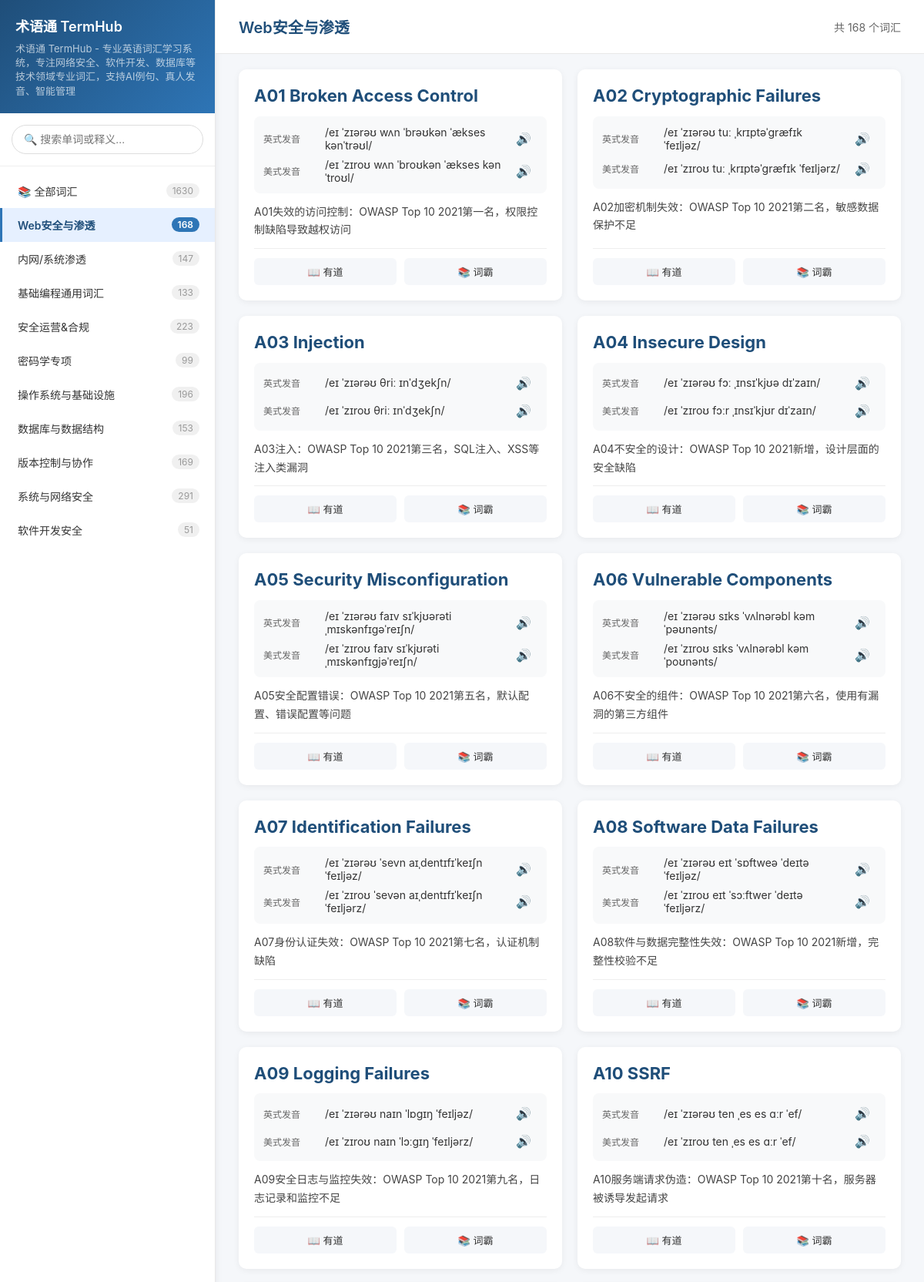
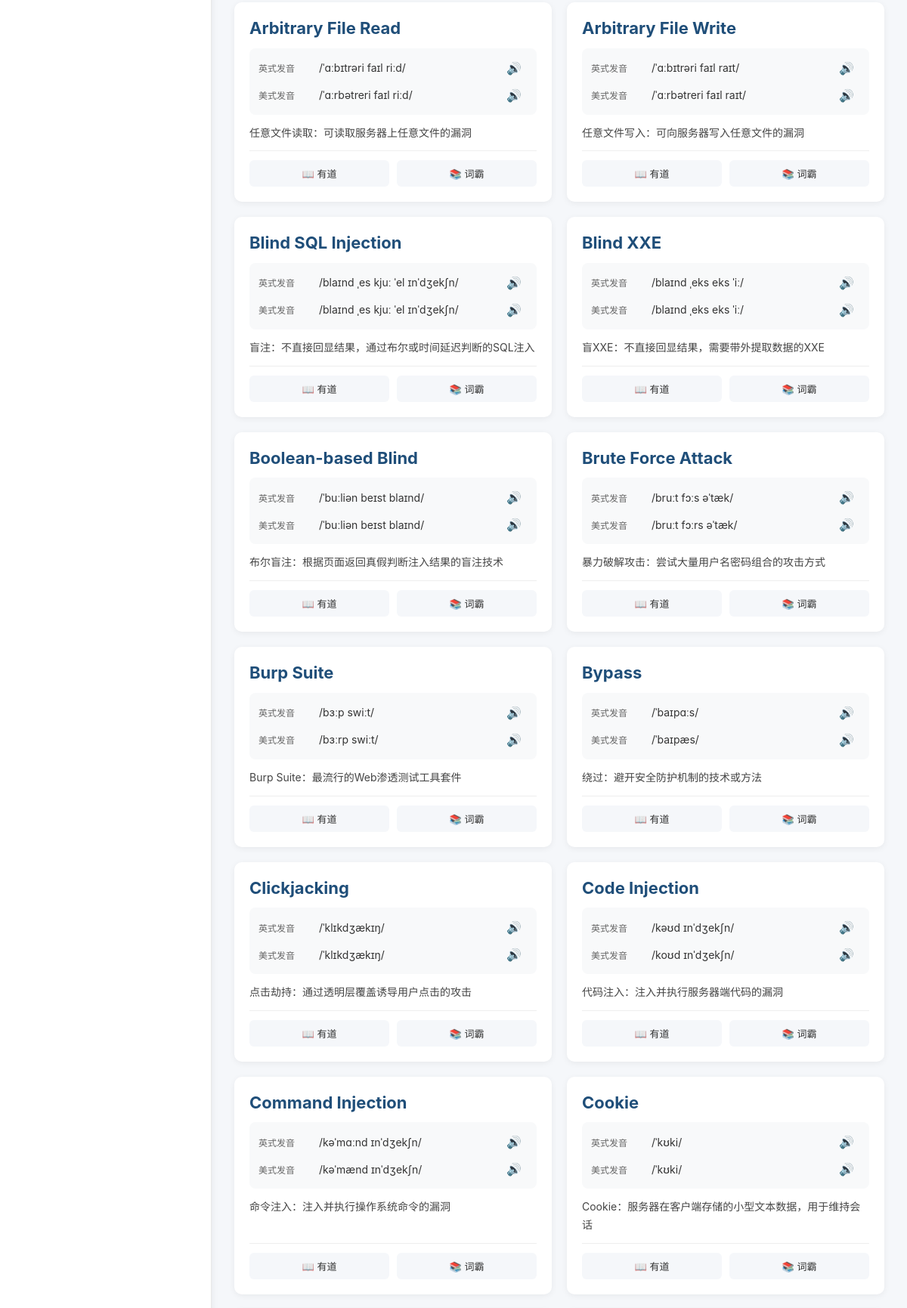
The page / (upper part) on the database its author committed (2 pictures, top to bottom).
### tables this page shows
CREATE TABLE site_settings (
            id INTEGER PRIMARY KEY AUTOINCREMENT,
            site_name TEXT DEFAULT '网络安全专业英语词汇',
            site_description TEXT DEFAULT '网络安全专业英语词汇学习网站，包含15个分类，共1630个专业词汇',
            site_keywords TEXT DEFAULT '网络安全,英语词汇,渗透测试,编程学习',
            site_copyright TEXT DEFAULT '© 2024 网络安全词汇学习',
            site_icp TEXT DEFAULT '',
            updated_at TIMESTAMP DEFAULT CURRENT_TIMESTAMP
        );

CREATE TABLE categories (
            id INTEGER PRIMARY KEY AUTOINCREMENT,
            name TEXT UNIQUE NOT NULL,
            created_at TIMESTAMP DEFAULT CURRENT_TIMESTAMP
        );

CREATE TABLE "vocabulary" (
            id INTEGER PRIMARY KEY AUTOINCREMENT,
            category_id INTEGER NOT NULL,
            english_word TEXT NOT NULL,
            british_phonetic TEXT,
            american_phonetic TEXT,
            chinese_definition TEXT,
            created_at TIMESTAMP DEFAULT CURRENT_TIMESTAMP,
            FOREIGN KEY (category_id) REFERENCES categories(id)
        );

### app.py (the view)
@app.route('/')
def index():
    conn = get_db()
    cursor = conn.execute("SELECT id, name FROM categories ORDER BY name")
    categories = [dict(row) for row in cursor.fetchall()]
    category_counts = {}
    for cat in categories:
        cursor = conn.execute("SELECT COUNT(*) as count FROM vocabulary WHERE category_id = ?", (cat['id'],))
        category_counts[cat['name']] = cursor.fetchone()['count']
    cursor = conn.execute("SELECT COUNT(*) as count FROM vocabulary")
    total_count = cursor.fetchone()['count']
    default_category = categories[0]['name'] if categories else ''
    if categories:
        cursor = conn.execute("""
            SELECT v.*, c.name as Category
            FROM vocabulary v
            JOIN categories c ON v.category_id = c.id
            WHERE c.name = ?
            ORDER BY v.id
        """, (default_category,))
        words = [dict(row) for row in cursor.fetchall()]
    else:
        words = []
    site_settings = conn.execute('SELECT * FROM site_settings WHERE id = 1').fetchone()
    conn.close()
    return render_template('index.html',
                          categories=[cat['name'] for cat in categories],
                          category_counts=category_counts,
                          default_category=default_category,
                          words=words,
                          total_count=total_count,
                          is_logged_in=is_logged_in(),
                          site_settings=site_settings)

### app.py (called while the page is built)
def get_db():
    conn = sqlite3.connect(DB_PATH)
    conn.row_factory = sqlite3.Row
    return conn

def is_logged_in():
    return 'username' in session

### templates/index.html (shortened to what this page needs)
<!DOCTYPE html>
<html lang="zh-CN">
<head>
</head>
<body>
    <div class="container">
        <div class="sidebar">
            <div class="sidebar-header">
                <h1>{% if site_settings %}{{ site_settings.site_name }}{% else %}🔐 网络安全词汇{% endif %}</h1>
                {% if site_settings and site_settings.site_description %}
                <p style="font-size: 13px; color: rgba(255,255,255,0.75); margin-top: 3px; line-height: 1.4;">{{ site_settings.site_description }}</p>
                {% else %}
                <p>共 {{ total_count }} 个专业词汇</p>
                {% endif %}
            </div>
            <div class="search-box">
                <input type="text" id="searchInput" placeholder="🔍 搜索单词或释义...">
            </div>
            <div class="category-list" id="categoryList">
                <div class="category-item" data-category="all" onclick="loadCategory('all')">
                    <span class="category-name">📚 全部词汇</span>
                    <span class="category-count">{{ total_count }}</span>
                </div>
                {% for category in categories %}
                <div class="category-item {% if category == default_category %}active{% endif %}"
                     data-category="{{ category }}"
                     onclick="loadCategory('{{ category }}')">
                    <span class="category-name">{{ category }}</span>
                    <span class="category-count">{{ category_counts[category] }}</span>
                </div>
                {% endfor %}
            </div>
        </div>
        <div class="main-content">
            <div class="main-header">
                <div class="main-title" id="currentCategory">{{ default_category }}</div>
                <div class="main-stats" id="wordCount">共 {{ words|length }} 个词汇</div>
            </div>
            <div class="word-grid" id="wordGrid">
                {% for word in words %}
                <div class="word-card">
                    <div class="word-card-header {% if default_category == '全部词汇' or default_category == 'all' %}has-category{% endif %}">
                        <div class="word-english">{{ word.english_word }}</div>
                    </div>
                    <div class="word-phonetics">
                        <div class="phonetic-row">
                            <span class="phonetic-label">英式发音</span>
                            <span class="phonetic-text">{{ word.british_phonetic }}</span>
                            <span class="word-speak" onclick="speak('{{ word.english_word }}', 'british', this)" title="点击朗读">🔊</span>
                        </div>
                        <div class="phonetic-row">
                            <span class="phonetic-label">美式发音</span>
                            <span class="phonetic-text">{{ word.american_phonetic }}</span>
                            <span class="word-speak" onclick="speak('{{ word.english_word }}', 'american', this)" title="点击朗读">🔊</span>
                        </div>
                    </div>
                    <div class="word-definition">{{ word.chinese_definition }}</div>
                    <div class="word-actions">
                        <a class="word-btn" href="https://dict.youdao.com/w/{{ word.english_word }}" target="_blank">📖 有道</a>
                        <a class="word-btn" href="https://www.iciba.com/word?w={{ word.english_word }}" target="_blank">📚 词霸</a>
                    </div>
                </div>
                {% endfor %}
            </div>
        </div>
    </div>
    <div id="toast" class="toast"></div>
</body>
</html>

### templates/index.html (style rules this page uses)
* { margin: 0; padding: 0; box-sizing: border-box; }
body { font-family: -apple-system, BlinkMacSystemFont, "Segoe UI", Roboto, "Helvetica Neue", Arial, sans-serif; background: #f5f7fa; color: #333; height: 100vh; overflow: hidden; }
.container { display: flex; height: 100vh; }
.sidebar { width: 280px; background: #fff; border-right: 1px solid #e8e8e8; display: flex; flex-direction: column; box-shadow: 2px 0 8px rgba(0,0,0,0.05); }
.sidebar-header { padding: 20px; background: linear-gradient(135deg, #1F4E79 0%, #2E75B6 100%); color: white; }
.sidebar-header h1 { font-size: 18px; font-weight: 600; margin-bottom: 8px; }
.sidebar-header p { font-size: 12px; opacity: 0.9; }
.search-box { padding: 15px; border-bottom: 1px solid #eee; }
.search-box input { width: 100%; padding: 10px 15px; border: 1px solid #ddd; border-radius: 20px; font-size: 14px; outline: none; transition: border-color 0.3s; }
.category-list { flex: 1; overflow-y: auto; padding: 10px 0; }
.category-item { padding: 12px 20px; cursor: pointer; transition: all 0.2s; display: flex; justify-content: space-between; align-items: center; border-left: 3px solid transparent; }
.category-item.active { background: #e6f0ff; border-left-color: #2E75B6; color: #1F4E79; font-weight: 600; }
.category-name { font-size: 14px; }
.category-count { font-size: 12px; color: #999; background: #f0f0f0; padding: 2px 8px; border-radius: 10px; }
.category-item.active .category-count { background: #2E75B6; color: white; }
.main-content { flex: 1; display: flex; flex-direction: column; overflow: hidden; }
.main-header { padding: 20px 30px; background: #fff; border-bottom: 1px solid #e8e8e8; display: flex; justify-content: space-between; align-items: center; }
.main-title { font-size: 20px; font-weight: 600; color: #1F4E79; }
.main-stats { font-size: 14px; color: #666; }
.word-grid { flex: 1; overflow-y: auto; padding: 20px 30px; display: grid; grid-template-columns: repeat(auto-fill, minmax(300px, 1fr)); gap: 20px; align-content: start; }
.word-card { background: #fff; border-radius: 10px; padding: 20px; box-shadow: 0 2px 8px rgba(0,0,0,0.06); display: flex; flex-direction: column; transition: box-shadow 0.3s; }
.word-card-header { position: relative; margin-bottom: 12px; }
.word-english { font-size: 22px; font-weight: 700; color: #1F4E79; line-height: 1.3; }
.word-phonetics { background: #f8f9fa; padding: 12px; border-radius: 8px; margin-bottom: 12px; display: flex; flex-direction: column; gap: 8px; }
.phonetic-row { display: flex; align-items: center; gap: 10px; }
.phonetic-label { font-size: 12px; color: #666; min-width: 70px; }
.phonetic-text { font-size: 14px; color: #333; flex: 1; }
.word-speak { cursor: pointer; font-size: 16px; padding: 4px 8px; border-radius: 4px; transition: background 0.2s; user-select: none; }
.word-definition { font-size: 14px; line-height: 1.7; color: #444; margin-bottom: 12px; }
.word-actions { display: flex; gap: 10px; margin-top: auto; padding-top: 12px; border-top: 1px solid #eee; }
.word-btn { flex: 1; padding: 8px 12px; text-align: center; background: #f5f7fa; color: #333; text-decoration: none; border-radius: 6px; font-size: 13px; transition: all 0.2s; border: none; cursor: pointer; }
.toast { position: fixed; top: 20px; right: 20px; padding: 12px 20px; border-radius: 8px; color: white; z-index: 2000; transform: translateX(120%); transition: transform 0.3s; }

### rows shown on the page
site_settings: site_name "术语通 TermHub", site_description "术语通 TermHub - 专业英语词汇学习系统，专注网络安全、软件开发、数据库等技术领域专业词汇，支持AI例句、真人发音、智能管理"
categories: name "Web安全与渗透", name "168"
categories: name "内网/系统渗透", name "147"
categories: name "基础编程通用词汇", name "133"
categories: name "安全运营&合规", name "223"
categories: name "密码学专项", name "99"
categories: name "操作系统与基础设施", name "196"
categories: name "数据库与数据结构", name "153"
categories: name "版本控制与协作", name "169"
categories: name "系统与网络安全", name "291"
categories: name "软件开发安全", name "51"
vocabulary: english_word "A01 Broken Access Control", british_phonetic "/eɪ ˈzɪərəʊ wʌn ˈbrəʊkən ˈækses kənˈtrəʊl/", american_phonetic "/eɪ ˈzɪroʊ wʌn ˈbroʊkən ˈækses kənˈtroʊl/", chinese_definition "A01失效的访问控制：OWASP Top 10 2021第一名，权限控制缺陷导致越权访问"
vocabulary: english_word "A02 Cryptographic Failures", british_phonetic "/eɪ ˈzɪərəʊ tuː ˌkrɪptəˈɡræfɪk ˈfeɪljəz/", american_phonetic "/eɪ ˈzɪroʊ tuː ˌkrɪptəˈɡræfɪk ˈfeɪljərz/", chinese_definition "A02加密机制失效：OWASP Top 10 2021第二名，敏感数据保护不足"
vocabulary: english_word "A03 Injection", british_phonetic "/eɪ ˈzɪərəʊ θriː ɪnˈdʒekʃn/", american_phonetic "/eɪ ˈzɪroʊ θriː ɪnˈdʒekʃn/", chinese_definition "A03注入：OWASP Top 10 2021第三名，SQL注入、XSS等注入类漏洞"
vocabulary: english_word "A04 Insecure Design", british_phonetic "/eɪ ˈzɪərəʊ fɔː ˌɪnsɪˈkjʊə dɪˈzaɪn/", american_phonetic "/eɪ ˈzɪroʊ fɔːr ˌɪnsɪˈkjʊr dɪˈzaɪn/", chinese_definition "A04不安全的设计：OWASP Top 10 2021新增，设计层面的安全缺陷"
vocabulary: english_word "A05 Security Misconfiguration", british_phonetic "/eɪ ˈzɪərəʊ faɪv sɪˈkjʊərəti ˌmɪskənfɪɡəˈreɪʃn/", american_phonetic "/eɪ ˈzɪroʊ faɪv sɪˈkjʊrəti ˌmɪskənfɪɡjəˈreɪʃn/", chinese_definition "A05安全配置错误：OWASP Top 10 2021第五名，默认配置、错误配置等问题"
vocabulary: english_word "A06 Vulnerable Components", british_phonetic "/eɪ ˈzɪərəʊ sɪks ˈvʌlnərəbl kəmˈpəʊnənts/", american_phonetic "/eɪ ˈzɪroʊ sɪks ˈvʌlnərəbl kəmˈpoʊnənts/", chinese_definition "A06不安全的组件：OWASP Top 10 2021第六名，使用有漏洞的第三方组件"
vocabulary: english_word "A07 Identification Failures", british_phonetic "/eɪ ˈzɪərəʊ ˈsevn aɪˌdentɪfɪˈkeɪʃn ˈfeɪljəz/", american_phonetic "/eɪ ˈzɪroʊ ˈsevən aɪˌdentɪfɪˈkeɪʃn ˈfeɪljərz/", chinese_definition "A07身份认证失效：OWASP Top 10 2021第七名，认证机制缺陷"
vocabulary: english_word "A08 Software Data Failures", british_phonetic "/eɪ ˈzɪərəʊ eɪt ˈsɒftweə ˈdeɪtə ˈfeɪljəz/", american_phonetic "/eɪ ˈzɪroʊ eɪt ˈsɔːftwer ˈdeɪtə ˈfeɪljərz/", chinese_definition "A08软件与数据完整性失效：OWASP Top 10 2021新增，完整性校验不足"
vocabulary: english_word "A09 Logging Failures", british_phonetic "/eɪ ˈzɪərəʊ naɪn ˈlɒɡɪŋ ˈfeɪljəz/", american_phonetic "/eɪ ˈzɪroʊ naɪn ˈlɔːɡɪŋ ˈfeɪljərz/", chinese_definition "A09安全日志与监控失效：OWASP Top 10 2021第九名，日志记录和监控不足"
vocabulary: english_word "A10 SSRF", british_phonetic "/eɪ ˈzɪərəʊ ten ˌes es ɑːr ˈef/", american_phonetic "/eɪ ˈzɪroʊ ten ˌes es ɑːr ˈef/", chinese_definition "A10服务端请求伪造：OWASP Top 10 2021第十名，服务器被诱导发起请求"
vocabulary: english_word "Arbitrary File Read", british_phonetic "/ˈɑːbɪtrəri faɪl riːd/", american_phonetic "/ˈɑːrbətreri faɪl riːd/", chinese_definition "任意文件读取：可读取服务器上任意文件的漏洞"
vocabulary: english_word "Arbitrary File Write", british_phonetic "/ˈɑːbɪtrəri faɪl raɪt/", american_phonetic "/ˈɑːrbətreri faɪl raɪt/", chinese_definition "任意文件写入：可向服务器写入任意文件的漏洞"
vocabulary: english_word "Blind SQL Injection", british_phonetic "/blaɪnd ˌes kjuː ˈel ɪnˈdʒekʃn/", american_phonetic "/blaɪnd ˌes kjuː ˈel ɪnˈdʒekʃn/", chinese_definition "盲注：不直接回显结果，通过布尔或时间延迟判断的SQL注入"
vocabulary: english_word "Blind XXE", british_phonetic "/blaɪnd ˌeks eks ˈiː/", american_phonetic "/blaɪnd ˌeks eks ˈiː/", chinese_definition "盲XXE：不直接回显结果，需要带外提取数据的XXE"
vocabulary: english_word "Boolean-based Blind", british_phonetic "/ˈbuːliən beɪst blaɪnd/", american_phonetic "/ˈbuːliən beɪst blaɪnd/", chinese_definition "布尔盲注：根据页面返回真假判断注入结果的盲注技术"
vocabulary: english_word "Brute Force Attack", british_phonetic "/bruːt fɔːs əˈtæk/", american_phonetic "/bruːt fɔːrs əˈtæk/", chinese_definition "暴力破解攻击：尝试大量用户名密码组合的攻击方式"
vocabulary: english_word "Burp Suite", british_phonetic "/bɜːp swiːt/", american_phonetic "/bɜːrp swiːt/", chinese_definition "Burp Suite：最流行的Web渗透测试工具套件"
vocabulary: english_word "Bypass", british_phonetic "/ˈbaɪpɑːs/", american_phonetic "/ˈbaɪpæs/", chinese_definition "绕过：避开安全防护机制的技术或方法"
vocabulary: english_word "Clickjacking", british_phonetic "/ˈklɪkdʒækɪŋ/", american_phonetic "/ˈklɪkdʒækɪŋ/", chinese_definition "点击劫持：通过透明层覆盖诱导用户点击的攻击"
vocabulary: english_word "Code Injection", british_phonetic "/kəʊd ɪnˈdʒekʃn/", american_phonetic "/koʊd ɪnˈdʒekʃn/", chinese_definition "代码注入：注入并执行服务器端代码的漏洞"
vocabulary: english_word "Command Injection", british_phonetic "/kəˈmɑːnd ɪnˈdʒekʃn/", american_phonetic "/kəˈmænd ɪnˈdʒekʃn/", chinese_definition "命令注入：注入并执行操作系统命令的漏洞"
vocabulary: english_word "Cookie", british_phonetic "/ˈkʊki/", american_phonetic "/ˈkʊki/", chinese_definition "Cookie：服务器在客户端存储的小型文本数据，用于维持会话"

### other values the page prints
{{ total_count }} "1630"
{{ words|length }} "168"
